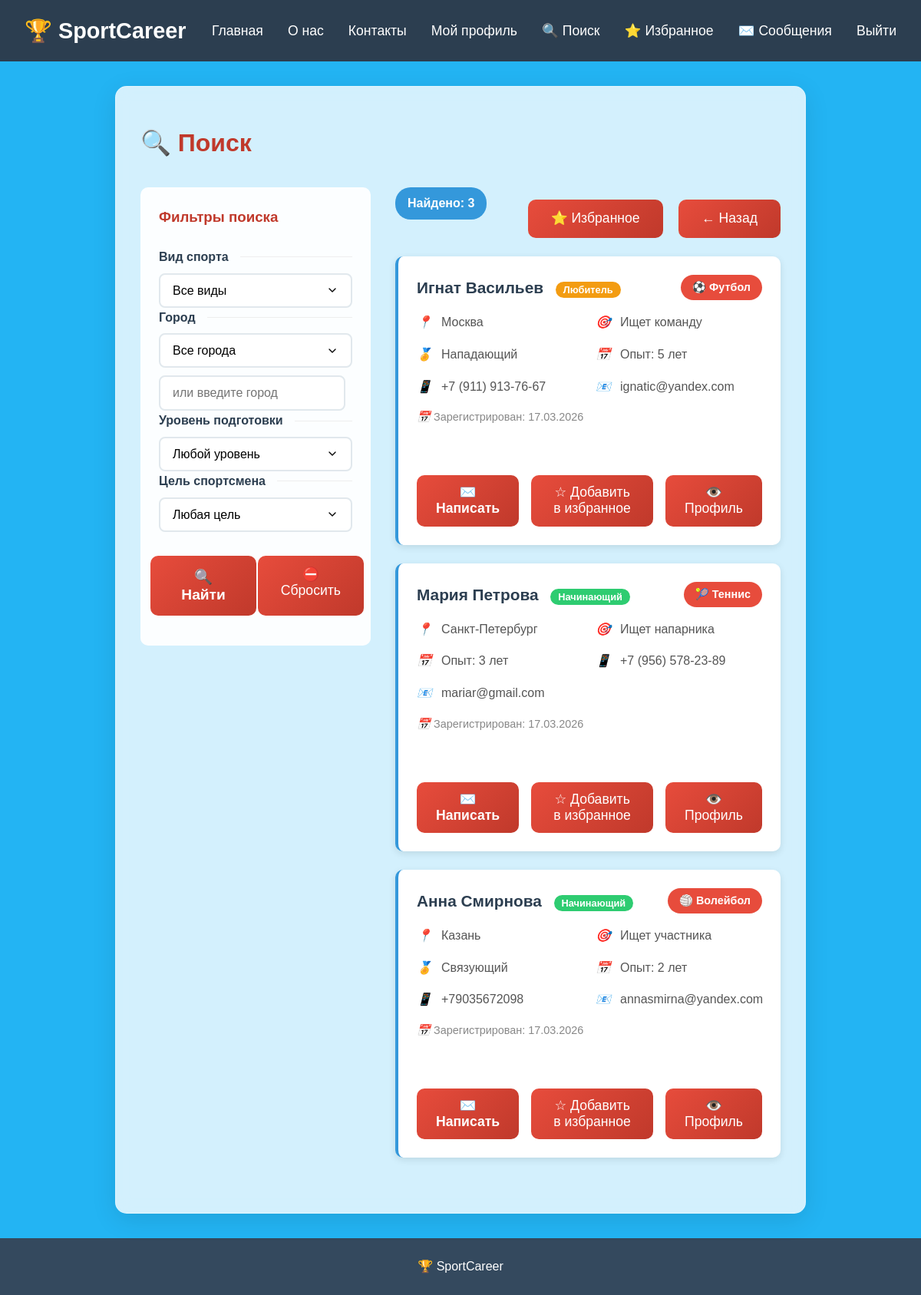
/search (signed in), run on the app's committed database.
### app.py (models this page shows, shortened)
class User(db.Model):
    id = db.Column(db.Integer, primary_key=True)
    name = db.Column(db.String(100), nullable=False)
    surname = db.Column(db.String(100), nullable=False)
    email = db.Column(db.String(120), unique=True, nullable=False)
    phone = db.Column(db.String(20))
    password_hash = db.Column(db.String(200), nullable=False)
    sport = db.Column(db.String(50))
    position = db.Column(db.String(100))
    experience = db.Column(db.Integer, default=0)
    level = db.Column(db.String(50))
    city = db.Column(db.String(100))
    goals = db.Column(db.String(100))
    about = db.Column(db.Text, default='')
    created_at = db.Column(db.DateTime, default=datetime.utcnow)
    profile_type = db.Column(db.String(20), default='seeker')
    sent_messages = db.relationship('Message', foreign_keys='Message.sender_id', backref='sender', lazy='dynamic')
    received_messages = db.relationship('Message', foreign_keys='Message.receiver_id', backref='receiver', lazy='dynamic')

### app.py (the view)
@app.route('/search', methods=['GET', 'POST'])
def search_users():
    if 'user_id' not in session:
        flash('❌ Для поиска необходимо войти в систему', 'error')
        return redirect(url_for('login'))
    current_user = User.query.get(session['user_id'])
    if not current_user:
        flash('❌ Пользователь не найден', 'error')
        return redirect(url_for('login'))
    if current_user.profile_type == 'volunteer':
        search_profile_type = 'seeker'
        search_title = "Поиск"
    else:
        search_profile_type = 'volunteer'
        search_title = "Поиск"
    sport = request.args.get('sport', '')
    city = request.args.get('city', '')
    level = request.args.get('level', '')
    goals = request.args.get('goals', '')
    city_custom = request.args.get('city_custom', '')
    if city_custom and not city:
        city = city_custom
    query = User.query.filter(
        User.id != session['user_id'],
        User.profile_type == search_profile_type
    )
    if sport:
        query = query.filter(User.sport == sport)
    if city:
        query = query.filter(User.city.ilike(f'%{city}%'))
    if level:
        query = query.filter(User.level == level)
    if goals:
        query = query.filter(User.goals == goals)
    users = query.all()
    cities = db.session.query(User.city).filter(User.profile_type == search_profile_type).distinct().all()
    sports = db.session.query(User.sport).filter(User.profile_type == search_profile_type).distinct().all()
    favorite_ids = []
    if 'user_id' in session:
        favorites = Favorite.query.filter_by(user_id=session['user_id']).all()
        favorite_ids = [fav.favorite_user_id for fav in favorites]
    return render_template('search.html',
                         users=users,
                         cities=[c[0] for c in cities if c[0]],
                         sports=[s[0] for s in sports if s[0]],
                         search_title=search_title,
                         current_user=current_user,
                         favorite_ids=favorite_ids,
                         search_params={
                             'sport': sport,
                             'city': city,
                             'level': level,
                             'goals': goals
                         })

### templates/search.html (shortened to what this page needs)
<!DOCTYPE html>
<html lang="ru">
<head>
    <link rel="stylesheet" href="/static/style.css">
</head>
<body class="page-sport">
    <header>
        <nav>
            <a href="/" class="logo-link">
                <div class="logo-text">🏆 SportCareer</div>
            </a>
            <ul>
                <li><a href="/">Главная</a></li>
                <li><a href="/about">О нас</a></li>
                <li><a href="/contact">Контакты</a></li>
                {% if session.user_id %}
                    <li><a href="/profile" style="color: #3498db;">Мой профиль</a></li>
                    <li><a href="/search" style="color: #e74c3c; font-weight: bold;">🔍 Поиск</a></li>
                    <li><a href="/favorites" style="color: #f39c12; font-weight: bold;">⭐ Избранное</a></li>
                    <li><a href="/messages" style="color: #2ecc71; font-weight: bold;">✉️ Сообщения</a></li>
                    <li><a href="/logout" style="color: #e74c3c;">Выйти</a></li>
                {% else %}
                    <li><a href="/login" style="color: #2ecc71;">Войти</a></li>
                {% endif %}
            </ul>
        </nav>
    </header>
    <main>
        <div class="content-block">
            {% if search_title %}
                <h1 style="margin-bottom: 0.5rem;">🔍 {{ search_title }}</h1>
            {% else %}
                <h1 style="margin-bottom: 0.5rem;">🔍 Поиск спортсменов</h1>
            {% endif %}
            <div class="search-container">
                <div class="filters-sidebar">
                    <h3 style="margin-bottom: 1.5rem;">Фильтры поиска</h3>
                    <form method="GET" action="/search" id="search-form">
                        <div class="form-group">
                            <label class="form-label">Вид спорта</label>
                            <select class="form-input" name="sport">
                                <option value="">Все виды</option>
                            </select>
                        </div>
                        <div class="form-group">
                            <label class="form-label">Город</label>
                            <select class="form-input" name="city">
                                <option value="">Все города</option>
                            </select>
                            <div style="margin-top: 5px;">
                                <input type="text" class="form-input" name="city_custom" placeholder="или введите город"
                                       style="margin-top: 5px;" value="{% if search_params.city and search_params.city not in cities %}{{ search_params.city }}{% endif %}">
                            </div>
                        </div>
                        <div class="form-group">
                            <label class="form-label">Уровень подготовки</label>
                            <select class="form-input" name="level">
                                <option value="">Любой уровень</option>
                            </select>
                        </div>
                        <div class="form-group">
                            <label class="form-label">Цель спортсмена</label>
                            <select class="form-input" name="goals">
                                <option value="">Любая цель</option>
                            </select>
                        </div>
                        <div style="display: flex; gap: 2px; margin:15px; justify-content: flex-end; width: 100%;">
                            <button type="submit" class="submit-btn" style="flex: 1;">
                                🔍 Найти
                            </button>
                            <a href="/search" class="back-btn" style="background-color: #95a5a6; text-decoration: none; padding: 14px 30px; display: inline-block; border-radius: 10px; color: white; text-align: center;">
                                ⛔ Сбросить
                            </a>
                        </div>
                    </form>
                </div>
                <div class="results-section">
                    <div style="display: flex; justify-content: space-between; align-items: center; margin-bottom: 1.5rem;">
                        <div>
                            <span class="results-count">Найдено: {{ users|length }}</span>
                        </div>
                        <div>
                            <a href="/favorites" class="back-btn" style="background-color: #f39c12; margin-right: 1rem;">
                                ⭐ Избранное
                            </a>
                            <a href="/find_person" class="back-btn" style="background-color: #95a5a6;">
                                ← Назад
                            </a>
                        </div>
                    </div>
                    {% if users %}
                        {% for user in users %}
                        <div class="user-card">
                            <div class="user-header">
                                <div class="user-name">
                                    {{ user.name }} {{ user.surname }}
                                    {% if user.level %}
                                        <span class="level-badge level-{{ user.level }}">
                                            {% if user.level == 'beginner' %}Начинающий
                                            {% elif user.level == 'amateur' %}Любитель
                                            {% elif user.level == 'professional' %}Профессионал
                                            {% endif %}
                                        </span>
                                    {% endif %}
                                </div>
                                <div class="user-sport">
                                    {% if user.sport == 'football' %}⚽ Футбол
                                    {% elif user.sport == 'basketball' %}🏀 Баскетбол
                                    {% elif user.sport == 'volleyball' %}🏐 Волейбол
                                    {% elif user.sport == 'hockey' %}🏒 Хоккей
                                    {% elif user.sport == 'tennis' %}🎾 Теннис
                                    {% elif user.sport == 'other' %}🤸 Другой
                                    {% else %}{{ user.sport }}
                                    {% endif %}
                                </div>
                            </div>
                            <div class="user-details">
                                <div class="detail-item">
                                    <i>📍</i>
                                    <span>{{ user.city }}</span>
                                </div>
                                <div class="detail-item">
                                    <i>🎯</i>
                                    <span>
                                        {% if user.goals == 'team' %}Ищет команду
                                        {% elif user.goals == 'partner' %}Ищет напарника
                                        {% elif user.goals == 'coach' %}Ищет тренера
                                        {% elif user.goals == 'participant' %}Ищет участника
                                        {% else %}{{ user.goals }}
                                        {% endif %}
                                    </span>
                                </div>
                                {% if user.position %}
                                <div class="detail-item">
                                    <i>🏅</i>
                                    <span>{{ user.position }}</span>
                                </div>
                                {% endif %}
                                {% if user.experience %}
                                <div class="detail-item">
                                    <i>📅</i>
                                    <span>Опыт: {{ user.experience }} лет</span>
                                </div>
                                {% endif %}
                                {% if user.phone %}
                                <div class="detail-item">
                                    <i>📱</i>
                                    <span>{{ user.phone }}</span>
                                </div>
                                {% endif %}
                                <div class="detail-item">
                                    <i>📧</i>
                                    <span>{{ user.email }}</span>
                                </div>
                            </div>
                            {% if user.created_at %}
                            <div style="color: #888; font-size: 0.9rem; margin-top: 0.5rem;">
                                <i>📅</i> Зарегистрирован: {{ user.created_at.strftime('%d.%m.%Y') }}
                            </div>
                            {% endif %}
                            <div class="user-actions">
                                <a href="/messages/{{ user.id }}" class="submit-btn" style="padding: 10px 20px; text-decoration: none; display: inline-block;">
                                    ✉️ Написать
                                </a>
                                {% if user.id in favorite_ids %}
                                    <button class="back-btn" onclick="removeFromFavorites('{{ user.id }}')"
                                            style="background-color: #f39c12; padding: 10px 20px; color: white;">
                                        ⭐ В избранном
                                    </button>
                                {% else %}
                                    <button class="back-btn" onclick="addToFavorites('{{ user.id }}')"
                                            style="background-color: #f1c40f; padding: 10px 20px; color: #333; font-weight: bold;">
                                        ☆ Добавить в избранное
                                    </button>
                                {% endif %}
                                <a href="/profile/{{ user.id }}" class="back-btn" style="background-color: #3498db; padding: 10px 20px; text-decoration: none;">
                                    👁️ Профиль
                                </a>
                            </div>
                        </div>
                        {% endfor %}
                    {% endif %}
                </div>
            </div>
        </div>
    </main>
    <footer>
        <p>🏆 SportCareer</p>
    </footer>
</body>
</html>

### data on the page
User: name "Игнат", surname "Васильев", level "Любитель", sport "⚽ Футбол", city "Москва", goals "Ищет команду", position "Нападающий", experience "5", phone "+7 (911) 913-76-67", email "ignatic@yandex.com", created_at "17.03.2026"
User: name "Мария", surname "Петрова", level "Начинающий", sport "🎾 Теннис", city "Санкт-Петербург", goals "Ищет напарника", experience "3", phone "+7 (956) 578-23-89", email "mariar@gmail.com", created_at "17.03.2026"
User: name "Анна", surname "Смирнова", level "Начинающий", sport "🏐 Волейбол", city "Казань", goals "Ищет участника", position "Связующий", experience "2", phone "+79035672098", email "annasmirna@yandex.com", created_at "17.03.2026"

### other printed values
{{ search_title }} "Поиск"
{{ users|length }} "3"
